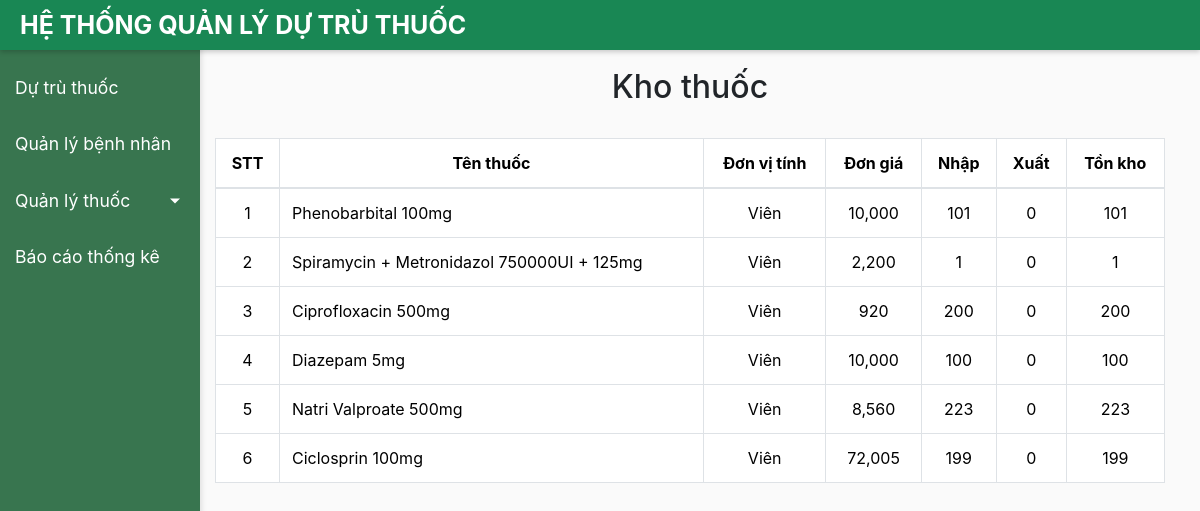
Before: /danh_sach_kho/ with the older database file.
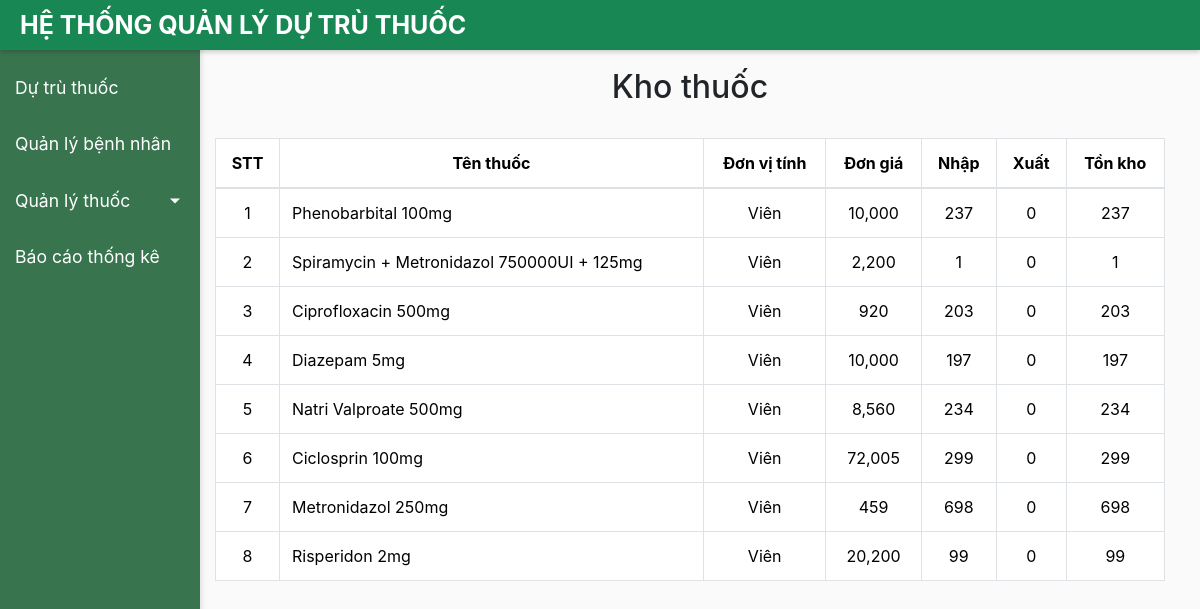
After: the same page with the newer database file.
### kho/models.py (models this page shows)
class Kho(models.Model):
    thuoc = models.ForeignKey(Thuoc, on_delete=models.CASCADE)
    so_luong_nhap = models.PositiveIntegerField()
    so_luong_xuat = models.PositiveIntegerField()
    so_luong_ton = models.PositiveIntegerField()

### danh_muc_thuoc/models.py (models this page shows, shortened)
class Thuoc(models.Model):
    ten_thuoc = models.CharField(max_length=100)
    dvt = models.CharField(max_length=50)
    don_gia = models.DecimalField(max_digits=8, decimal_places=2)

### kho/views.py (the view)
# urls.py: path('', views.danh_sach_kho, name='danh_sach_kho'),
def danh_sach_kho(request):
    items_thuoc = Kho.objects.all()
    items_danh_muc = Thuoc.objects.all()
    return render(request,'kho.html',{'items_thuoc':items_thuoc, 'items_danh_muc':items_danh_muc})

### kho/templates/kho.html (shortened to what this page needs)
{% extends "base.html" %}
{% load humanize %}
{% block content %}
<div class="container mt-5">
    <h2 class="text-center">Kho thuốc</h2>
    <br>
    <table class="table table-bordered">
        <thead>
            <tr align='center'>
                <th style='vertical-align: middle;'>STT</th>
                <th style='vertical-align: middle;'>Tên thuốc</th>
                <th style='vertical-align: middle;'>Đơn vị tính</th>
                <th style='vertical-align: middle;'>Đơn giá</th>
                <th style='vertical-align: middle;'>Nhập</th>
                <th style='vertical-align: middle;'>Xuất</th>
                <th style='vertical-align: middle;'>Tồn kho</th>
            </tr>
        </thead>
        <tbody>
            {% for thuoc_kho in items_thuoc %}
                <tr style='vertical-align: middle'>
                    <td align='center'>{{forloop.counter}}</td>
                    <td>{{ thuoc_kho.thuoc.ten_thuoc }}</td>
                    <td align='center'>{{thuoc_kho.thuoc.dvt}}</td>
                    <td align='center'>{{ thuoc_kho.thuoc.don_gia|floatformat:0|intcomma }}</td>
                    <td align='center'>{{thuoc_kho.so_luong_nhap}}</td>
                    <td align='center'>{{thuoc_kho.so_luong_xuat}}</td>
                    <td align='center'>{{thuoc_kho.so_luong_ton}}</td>
                </tr>
                {% empty %}
                <tr>
                    <td colspan="9" class="text-center">Không có thuốc nào trong kho.</td>
                </tr>
            {% endfor %}
        </tbody>
    </table>
</div>
{% endblock %}

Changed rows visible on the page:
changed Kho "Phenobarbital 100mg": so_luong_nhap "101" → "237"; so_luong_ton "101" → "237"
changed Kho "Ciprofloxacin 500mg": so_luong_nhap "200" → "203"; so_luong_ton "200" → "203"
changed Kho "Diazepam 5mg": so_luong_nhap "100" → "197"; so_luong_ton "100" → "197"
changed Kho "Natri Valproate 500mg": so_luong_nhap "223" → "234"; so_luong_ton "223" → "234"
changed Kho "Ciclosprin 100mg": so_luong_nhap "199" → "299"; so_luong_ton "199" → "299"
added Kho: thuoc.ten_thuoc "Metronidazol 250mg", thuoc.dvt "Viên", thuoc.don_gia "459", so_luong_nhap "698", so_luong_xuat "0", so_luong_ton "698"
added Kho: thuoc.ten_thuoc "Risperidon 2mg", thuoc.dvt "Viên", thuoc.don_gia "20,200", so_luong_nhap "99", so_luong_xuat "0", so_luong_ton "99"
